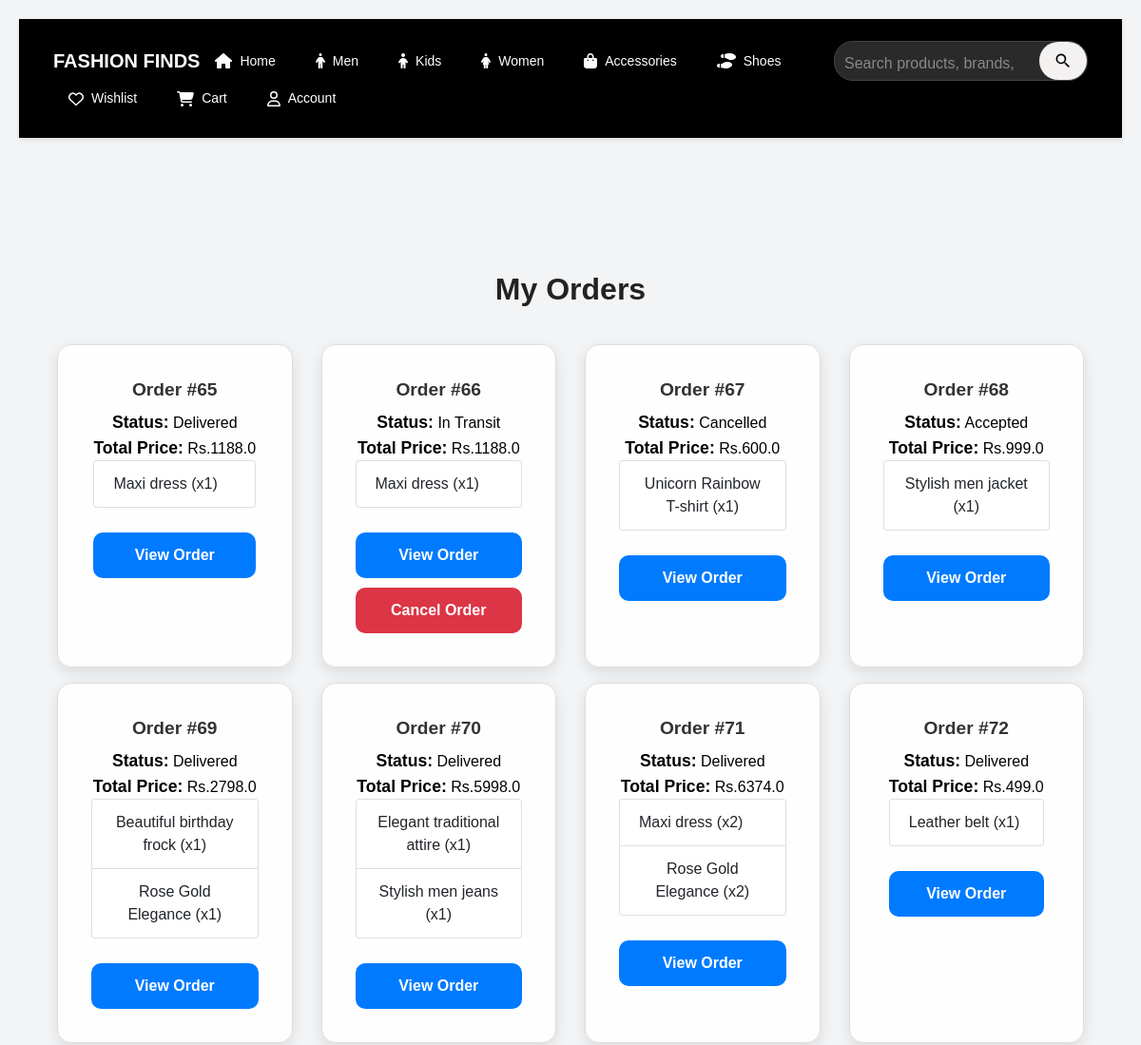
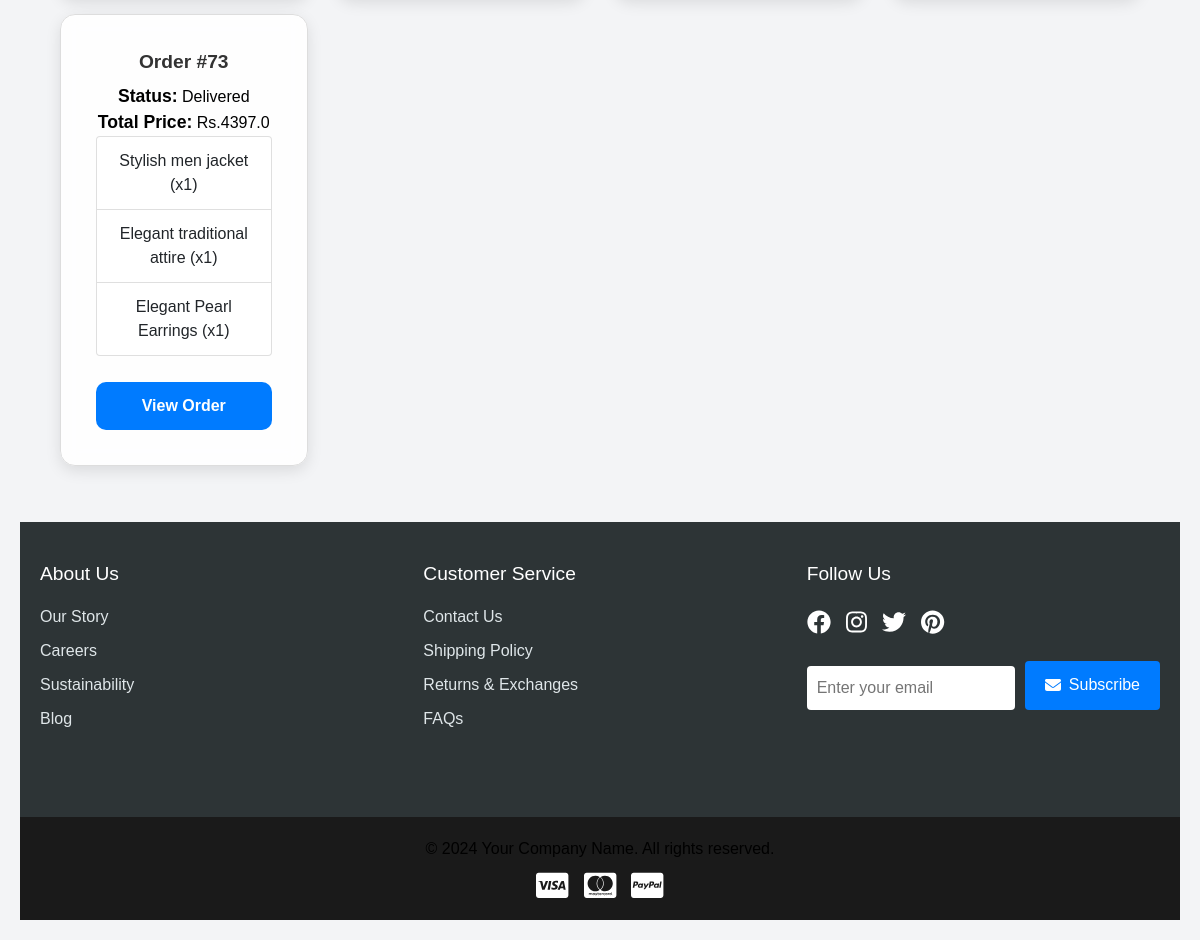
Screenshot of /my_orders (signed in) with the database file from the repository (2 pictures, top to bottom).
### app/models.py (models this page shows, shortened)
class Order(db.Model):
    __tablename__ = 'orders'
    id = db.Column(db.Integer, primary_key=True)
    user_id = db.Column(db.Integer, db.ForeignKey('users.id'), nullable=False)
    total_price = db.Column(db.Float, nullable=False)
    status = db.Column(db.String(50), nullable=False, default="Pending")  # ('Pending', 'Shipped', 'Delivered', 'Cancelled')
    order_date = db.Column(db.DateTime, nullable=False, default=lambda: datetime.now(timezone.utc))
    delivery_date = db.Column(db.DateTime, nullable=True)
    order_items = db.relationship('OrderItem', backref='order', lazy=True, cascade="all, delete-orphan")
    delivery_person_id = db.Column(db.Integer, db.ForeignKey('users.id'), nullable=True)
    customer_name = db.Column(db.String(100), nullable=False)
    address_line_1 = db.Column(db.String(100), nullable=False)
    state = db.Column(db.String(100), nullable=False)
    city = db.Column(db.String(100), nullable=False)
    pincode = db.Column(db.String(20), nullable=False)
    mail = db.Column(db.String(50), nullable=False)

class Product(db.Model):
    __tablename__ = 'products'
    id = db.Column(db.Integer, primary_key=True)
    product_name = db.Column(db.String(100), nullable=False)
    product_picture = db.Column(db.String(1000), nullable=False)
    current_price = db.Column(db.Float, nullable=False)
    previous_price = db.Column(db.Float, nullable=False)
    description = db.Column(db.String(2000), nullable=True)
    color = db.Column(db.String(15))
    rating = db.Column(db.Integer, default=0)
    sale = db.Column(db.Boolean, default=False)
    discount = db.Column(db.Integer, nullable=True, default=0)
    brand = db.Column(db.String(100), nullable=True)
    category = db.Column(db.String(100), nullable=False)  # ✅ Now category is a string field
    quantity_size = db.relationship('ProductSize', backref='product', lazy=True, cascade="all, delete-orphan")
    carts = db.relationship('Cart', backref='cart_product', lazy=True, cascade="all, delete-orphan")
    wishlists = db.relationship('Wishlist', backref='wishlist_product', lazy=True, cascade="all, delete-orphan")
    order_items = db.relationship('OrderItem', backref='product', lazy=True, cascade="all, delete-orphan")

### app/views.py (the view)
@views.route('/my_orders')
@login_required
def my_orders():
    orders = Order.query.filter_by(user_id=current_user.id).all()
    orders_with_items = []
    for order in orders:
        order_items = OrderItem.query.filter_by(order_id=order.id).all()
        items_data = [{'name': item.product.product_name, 'quantity': item.quantity} for item in order_items]
        orders_with_items.append({
            'id': order.id,
            'status': order.status,
            'total_price': order.total_price,
            'order_items': items_data
        })
    return render_template('my_orders.html', orders=orders_with_items)

### app/templates/my_orders.html (shortened to what this page needs)
{% extends 'base.html' %}
{% block content %}
<div class="container mt-5">
    <h2 class="mb-4">My Orders</h2>
    {% if orders %}
        <div class="row">
            {% for order in orders %}
            <div class="col-lg-3 col-md-4 col-sm-6 col-12 d-flex justify-content-center">
                <div class="card mb-3">
                    <div class="card-body">
                        <h5 class="card-title">Order #{{ order.id }}</h5>
                        <p class="card-text"><strong>Status:</strong> {{ order.status }}</p>
                        <p class="card-text"><strong>Total Price:</strong> Rs.{{ order.total_price }}</p>
                        <ul class="list-group mb-3">
                            {% for item in order.order_items %}
                            <li class="list-group-item d-flex justify-content-between align-items-center">
                                {{ item.name }} (x{{ item.quantity }})
                            </li>
                            {% endfor %}
                        </ul>
                        <a href="{{ url_for('views.view_order_items', order_id=order.id) }}" class="btn btn-primary">View Order</a>
                        {% if order.status == 'In Transit' %}
                        <form action="{{ url_for('views.cancel_order', order_id=order.id) }}" method="POST" class="d-inline">
                            <button type="submit" class="btn btn-danger">Cancel Order</button>
                        </form>
                        {% endif %}
                    </div>
                </div>
            </div>
            {% endfor %}
        </div>
    {% else %}
        <p>No orders found.</p>
    {% endif %}
</div>
{% endblock %}

### app/static/css/style.css (style rules this page uses)
* { margin: 0; padding: 0; box-sizing: border-box; font-family: Arial, sans-serif; }
.container { display: flex; flex-wrap: wrap; gap: 20px; justify-content: center; padding: 20px; max-width: 1400px; margin: 0 auto; }
.card { flex: 1 1 200px; min-width: 200px; max-width: 280px; background: white; border-radius: 10px; box-shadow: 0 4px 12px rgba(0,0,0,0.1); overflow: hidden; transition: transform 0.3s ease; }
@media (max-width: 1200px) { .card { flex: 1 1 180px; min-width: 180px; } }
.container { display: flex; flex-wrap: wrap; justify-content: center; gap: 15px; width: 100%; max-width: 1200px; }
.card { background: white; padding: 15px; width: calc(20% - 15px); border-radius: 10px; box-shadow: 0px 4px 8px rgba(0, 0, 0, 0.2); text-align: center; transition: transform 0.3s ease-in-out; }
body { font-family: Arial, sans-serif; margin: 0; padding: 0; }
.card { border: 1px solid #ddd; border-radius: 8px; box-shadow: 0 2px 4px rgba(0, 0, 0, 0.1); }
.card-body { padding: 1rem; }
.card-title { font-size: 1.25rem; font-weight: bold; }
.card-text strong { font-size: 1.1rem; }
.card { border-radius: 12px; transition: transform 0.3s ease-in-out; }
.card-body { padding: 15px; }
.btn-primary { background-color: #007bff; border: none; }
p { font-size: 16px; color: black; margin: 0; }
a { text-decoration: none; }
form { display: grid; gap: 15px; }
html, body { height: 100%; margin: 0; overflow-x: hidden; }
button { background-color: #262626; color: #f5f5f5; cursor: pointer; border: none; padding: 12px; border-radius: 5px; font-size: 1em; transition: background-color 0.3s; }
a { color: black; text-decoration: none; }
.btn { display: inline-block; padding: 12px; margin-top: 20px; background-color: #262626; color: #f5f5f5; border: none; border-radius: 5px; cursor: pointer; text-decoration: none; transition: background-color 0.3s; }
.card { flex: 1 1 calc(25% - 20px); max-width: 300px; background: #fff; border-radius: 10px; box-shadow: 0 4px 8px rgba(0, 0, 0, 0.1); overflow: hidden; transition: transform 0.3s ease, box-shadow 0.3s ease; display: flex; flex-direction: column; align-items: center; }
.card-title { font-size: 1.2rem; margin: 0 0 10px; color: #333; }

### app/templates/my_orders.html (style rules this page uses)
body { font-family: 'Poppins', sans-serif; background: #f3f4f6; margin: 0; padding: 20px; }
h2 { text-align: center; font-size: 32px; font-weight: bold; color: #222; margin-bottom: 20px; }
.card { background: rgba(255, 255, 255, 0.9); border-radius: 15px; padding: 20px; box-shadow: 0px 5px 15px rgba(0, 0, 0, 0.1); transition: transform 0.3s ease, box-shadow 0.3s ease; width: 100%; min-height: 280px; text-align: center; position: relative; backdrop-filter: blur(10px); }
@media (min-width: 1200px) { .col-lg-3 { width: 25%; } }
.btn-primary, .btn-danger { font-size: 16px; font-weight: bold; padding: 12px; border-radius: 10px; width: 100%; margin-top: 10px; transition: 0.3s; }
.btn-primary { background: #007bff; border: none; color: white; }
.btn-danger { background: #dc3545; border: none; color: white; }

### rows the page displays
Order: id "65", status "Delivered", total_price "1188.0"
Product: name "Maxi dress", quantity "1", quantity "2"
Order: id "66", status "In Transit", total_price "1188.0"
Order: id "67", status "Cancelled", total_price "600.0"
Product: name "Unicorn Rainbow T-shirt", quantity "1"
Order: id "68", status "Accepted", total_price "999.0"
Product: name "Stylish men jacket", quantity "1"
Order: id "69", status "Delivered", total_price "2798.0"
Product: name "Beautiful birthday frock", quantity "1"
Product: name "Rose Gold Elegance", quantity "1", quantity "2"
Order: id "70", status "Delivered", total_price "5998.0"
Product: name "Elegant traditional attire", quantity "1"
Product: name "Stylish men jeans", quantity "1"
Order: id "71", status "Delivered", total_price "6374.0"
Order: id "72", status "Delivered", total_price "499.0"
Product: name "Leather belt", quantity "1"
Order: id "73", status "Delivered", total_price "4397.0"
Product: name "Elegant Pearl Earrings", quantity "1"
